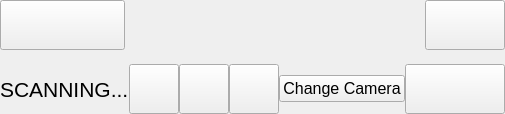
      <widget class="QWidget" name="page_4">
       <layout class="QGridLayout" name="gridLayout_14">
        <property name="leftMargin">
         <number>0</number>
        </property>
        <property name="topMargin">
         <number>0</number>
        </property>
        <property name="rightMargin">
         <number>0</number>
        </property>
        <property name="bottomMargin">
         <number>0</number>
        </property>
        <property name="spacing">
         <number>0</number>
        </property>
        <item row="2" column="0">
         <widget class="QFrame" name="p4_bottom_frame">
          <property name="sizePolicy">
           <sizepolicy hsizetype="Preferred" vsizetype="Fixed">
            <horstretch>0</horstretch>
            <verstretch>0</verstretch>
           </sizepolicy>
          </property>
          <property name="styleSheet">
           <string notr="true">border-image: url(:/Horus Main Page/empty.png);</string>
          </property>
          <property name="lineWidth">
           <number>0</number>
          </property>
          <layout class="QHBoxLayout" name="horizontalLayout_6">
           <property name="spacing">
            <number>0</number>
           </property>
           <property name="leftMargin">
            <number>0</number>
           </property>
           <property name="topMargin">
            <number>0</number>
           </property>
           <property name="rightMargin">
            <number>0</number>
           </property>
           <property name="bottomMargin">
            <number>0</number>
           </property>
           <item alignment="Qt::AlignHCenter">
            <widget class="QLabel" name="scanLabelp4">
             <property name="font">
              <font>
               <pointsize>16</pointsize>
              </font>
             </property>
             <property name="text">
              <string>SCANNING...</string>
             </property>
            </widget>
           </item>
           <item alignment="Qt::AlignHCenter|Qt::AlignBottom">
            <widget class="QPushButton" name="replay_button_2">
             <property name="minimumSize">
              <size>
               <width>50</width>
               <height>50</height>
              </size>
             </property>
             <property name="styleSheet">
              <string notr="true">border-image: url(:/Horus Main Page/repeat.png);</string>
             </property>
             <property name="text">
              <string/>
             </property>
            </widget>
           </item>
           <item alignment="Qt::AlignHCenter|Qt::AlignBottom">
            <widget class="QPushButton" name="pause_button_2">
             <property name="minimumSize">
              <size>
               <width>50</width>
               <height>50</height>
              </size>
             </property>
             <property name="styleSheet">
              <string notr="true">border-image: url(:/Horus Main Page/stop.png);</string>
             </property>
             <property name="text">
              <string/>
             </property>
            </widget>
           </item>
           <item alignment="Qt::AlignHCenter|Qt::AlignBottom">
            <widget class="QPushButton" name="play_button_2">
             <property name="minimumSize">
              <size>
               <width>50</width>
               <height>50</height>
              </size>
             </property>
             <property name="styleSheet">
              <string notr="true">border-image: url(:/Horus Main Page/play.png);</string>
             </property>
             <property name="text">
              <string/>
             </property>
            </widget>
           </item>
           <item>
            <widget class="QPushButton" name="changeCamButton">
             <property name="font">
              <font>
               <pointsize>12</pointsize>
              </font>
             </property>
             <property name="text">
              <string>Change Camera</string>
             </property>
            </widget>
           </item>
           <item alignment="Qt::AlignHCenter|Qt::AlignBottom">
            <widget class="QPushButton" name="pushButton_2">
             <property name="minimumSize">
              <size>
               <width>100</width>
               <height>50</height>
              </size>
             </property>
             <property name="styleSheet">
              <string notr="true">border-image: url(:/Horus Main Page/gotoresults.png);</string>
             </property>
             <property name="text">
              <string/>
             </property>
            </widget>
           </item>
          </layout>
         </widget>
        </item>
        <item row="0" column="0">
         <widget class="QFrame" name="p4_top_frame">
          <property name="sizePolicy">
           <sizepolicy hsizetype="Preferred" vsizetype="Fixed">
            <horstretch>0</horstretch>
            <verstretch>0</verstretch>
           </sizepolicy>
          </property>
          <property name="styleSheet">
           <string notr="true">border-image: url(:/Horus Main Page/empty.png);</string>
          </property>
          <property name="lineWidth">
           <number>0</number>
          </property>
          <layout class="QHBoxLayout" name="horizontalLayout_3">
           <property name="spacing">
            <number>0</number>
           </property>
           <property name="leftMargin">
            <number>0</number>
           </property>
           <property name="topMargin">
            <number>0</number>
           </property>
           <property name="rightMargin">
            <number>0</number>
           </property>
           <property name="bottomMargin">
            <number>0</number>
           </property>
           <item alignment="Qt::AlignLeft|Qt::AlignTop">
            <widget class="QPushButton" name="back_button_5">
             <property name="minimumSize">
              <size>
               <width>125</width>
               <height>50</height>
              </size>
             </property>
             <property name="styleSheet">
              <string notr="true">border-image: url(:/Horus Main Page/backButton.png);</string>
             </property>
             <property name="text">
              <string/>
             </property>
            </widget>
           </item>
           <item alignment="Qt::AlignRight|Qt::AlignTop">
            <widget class="QPushButton" name="upload_button_2">
             <property name="minimumSize">
              <size>
               <width>80</width>
               <height>50</height>
              </size>
             </property>
             <property name="styleSheet">
              <string notr="true">border-image: url(:/Horus Main Page/upload.png);</string>
             </property>
             <property name="text">
              <string/>
             </property>
            </widget>
           </item>
          </layout>
         </widget>
        </item>
        <item row="1" column="0">
         <widget class="QFrame" name="p4_middle_frame">
          <property name="styleSheet">
           <string notr="true">border-image: url(:/Horus Main Page/empty.png);</string>
          </property>
          <property name="lineWidth">
           <number>0</number>
          </property>
          <layout class="QVBoxLayout" name="screenlayout2">
           <property name="spacing">
            <number>0</number>
           </property>
           <property name="leftMargin">
            <number>0</number>
           </property>
           <property name="topMargin">
            <number>0</number>
           </property>
           <property name="rightMargin">
            <number>0</number>
           </property>
           <property name="bottomMargin">
            <number>0</number>
           </property>
           <item>
            <widget class="QLabel" name="p4_screen_label">
             <property name="sizePolicy">
              <sizepolicy hsizetype="Expanding" vsizetype="Expanding">
               <horstretch>0</horstretch>
               <verstretch>0</verstretch>
              </sizepolicy>
             </property>
             <property name="text">
              <string/>
             </property>
            </widget>
           </item>
          </layout>
         </widget>
        </item>
       </layout>
      </widget>
